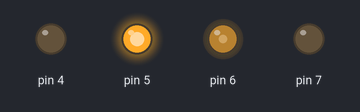
This sketch was run on a simulated Arduino Uno, built with avr-gcc and run on an emulated ATmega328P. Parts: output pins drawn as LEDs (lit = HIGH).

Above: at 0.05 s.
At 0.25 s:
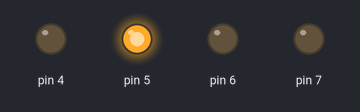
At 0.35 s:
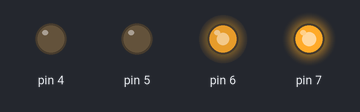
At 0.65 s:
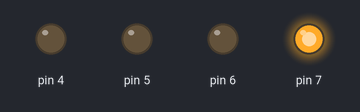
Timing chart, 0 to 3.0 s (numbered marks = the images above):
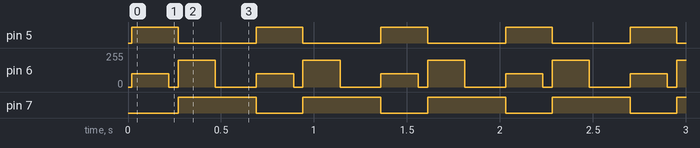

The sketch:

motor_treiber_test.ino
```cpp
void setup()
{
  pinMode(4,OUTPUT);
  pinMode(5,OUTPUT);
  pinMode(7,OUTPUT);
}

void loop()
{
  delay(20);
  digitalWrite(5,HIGH);
  digitalWrite(7,LOW);
  analogWrite(6,100);

  delay(200);
  analogWrite(6,0);
  delay(50);

  digitalWrite(5,LOW);
  digitalWrite(7,HIGH);
  analogWrite(6,200);

  delay(200);
  analogWrite(6,0);
  delay(200);

}
```

Measured:
- by itself, pin 5: alternates HIGH for 0.25 s and LOW for 0.42 s
- by itself, pin 6: repeats every 0.67 s: 0/255 0.05 s, 200/255 0.20 s, 0/255 0.22 s, 100/255 0.20 s
- by itself, pin 7: alternates HIGH for 0.42 s and LOW for 0.25 s
